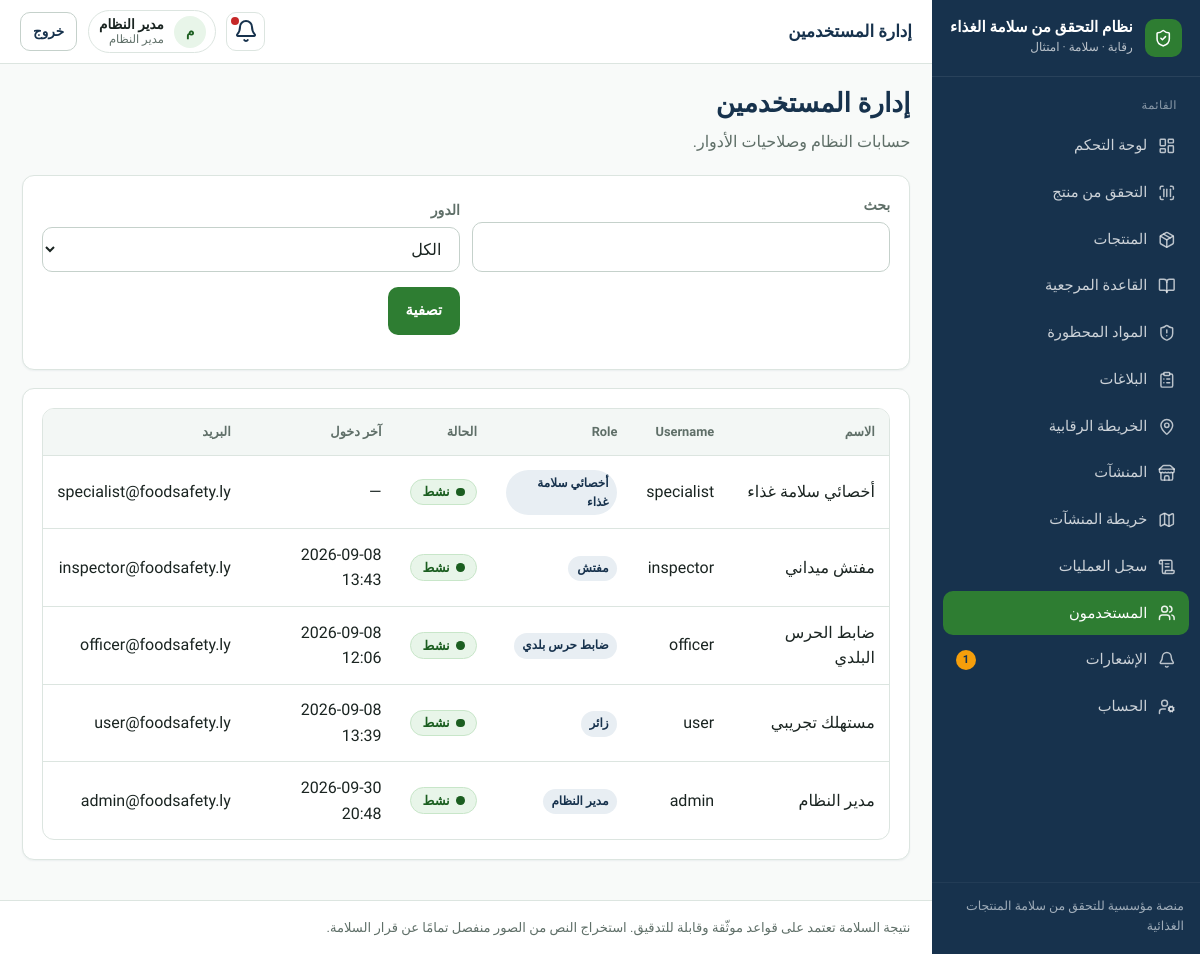
/accounts/users/ (signed in), run on an earlier commit of the app's database.
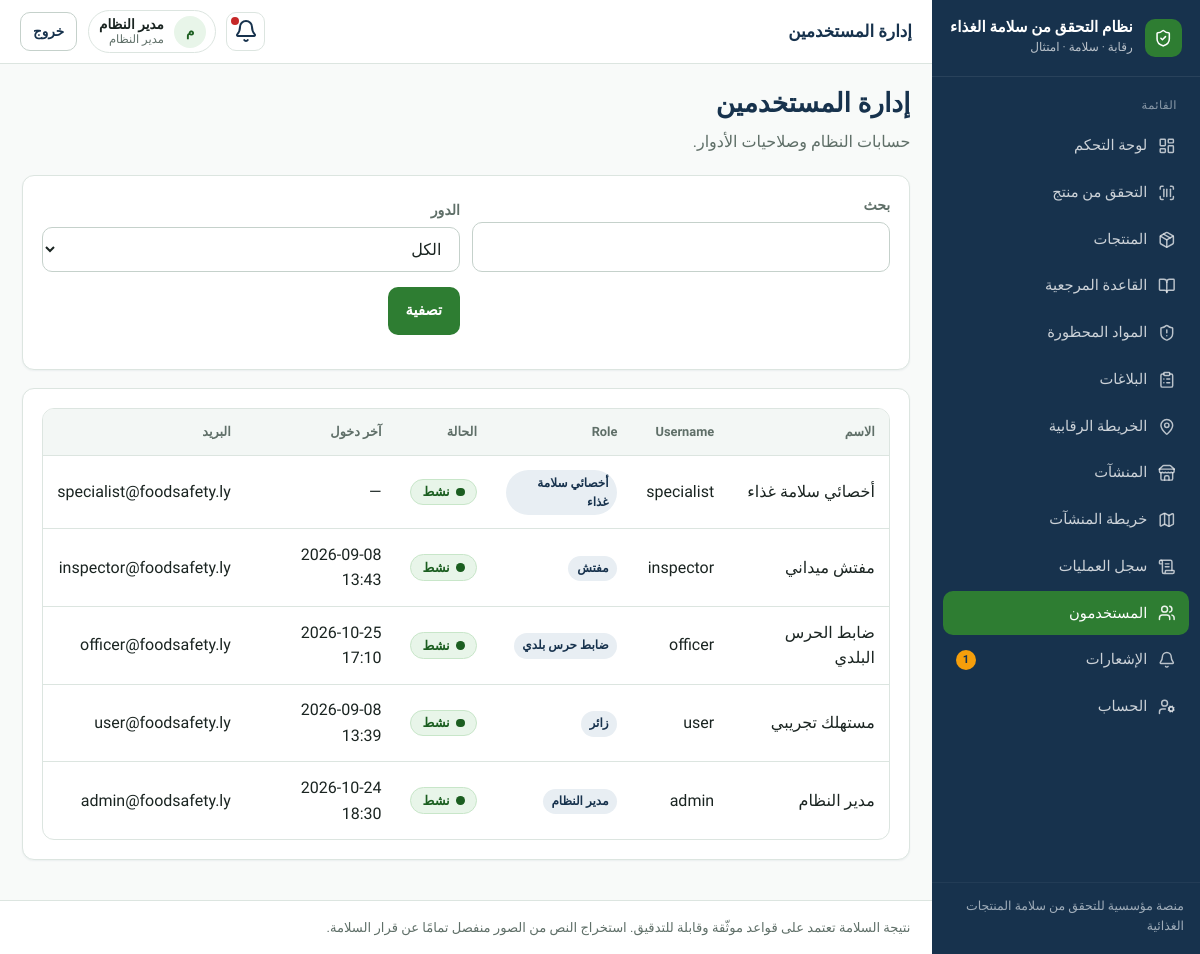
And on a later commit of the database.
### apps/accounts/models.py (models this page shows, shortened)
class User(AbstractUser):
    id = models.UUIDField(primary_key=True, default=uuid.uuid4, editable=False)
    full_name = models.CharField("الاسم الكامل", max_length=150, blank=True)
    phone = models.CharField("الهاتف", max_length=20, blank=True, null=True, unique=True)
    role = models.CharField(
        max_length=32,
        choices=Role.choices,
        default=Role.USER,
        db_index=True,
    )
    preferred_language = models.CharField(
        max_length=2,
        choices=[("ar", "العربية"), ("en", "English")],
        default="ar",
    )
    is_active = models.BooleanField(default=True)
    class Meta:
        verbose_name = "مستخدم"
        verbose_name_plural = "المستخدمون"
        ordering = ["-date_joined"]

### apps/accounts/views.py (the view)
# urls.py: path("users/", user_list, name="users"),
@login_required
def user_list(request):
    if request.user.role != Role.ADMIN and not request.user.is_superuser:
        return redirect("core:home")
    q = request.GET.get("q", "").strip()
    role = request.GET.get("role", "").strip()
    qs = User.objects.all().order_by("-date_joined")
    if q:
        qs = qs.filter(
            Q(username__icontains=q) | Q(full_name__icontains=q) | Q(email__icontains=q)
        )
    if role:
        qs = qs.filter(role=role)
    page = Paginator(qs, 25).get_page(request.GET.get("page"))
    return render(
        request,
        "accounts/users.html",
        {"page_obj": page, "q": q, "role": role, "role_choices": Role.choices},
    )

### apps/core/context_processors.py (called while the page is built)
def _item(label, url_name, icon, match_prefixes=None):
    return {
        "label": label,
        "url_name": url_name,
        "icon": icon,
        "match_prefixes": match_prefixes or [],
    }

### templates/accounts/users.html (shortened to what this page needs)
{% extends "base.html" %}
{% block topbar_title %}إدارة المستخدمين{% endblock %}
{% block content %}
<div class="page-header">
  <div>
    <h1>إدارة المستخدمين</h1>
    <p class="lead">حسابات النظام وصلاحيات الأدوار.</p>
  </div>
</div>
<section class="card panel">
  <form method="get" class="filters">
    <div><label>بحث</label><input type="search" name="q" value="{{ q }}"></div>
    <div>
      <label>الدور</label>
      <select name="role">
        <option value="">الكل</option>
      </select>
    </div>
    <div><button class="btn btn-primary" type="submit">تصفية</button></div>
  </form>
</section>
<section class="card">
  <div class="table-wrap">
    <table class="table">
      <thead>
        <tr><th>الاسم</th><th>Username</th><th>Role</th><th>الحالة</th><th>آخر دخول</th><th>البريد</th></tr>
      </thead>
      <tbody>
        {% for u in page_obj %}
        <tr>
          <td>{{ u.full_name|default:u.username }}</td>
          <td>{{ u.username }}</td>
          <td><span class="role-badge">{{ u.get_role_display }}</span></td>
          <td>{% if u.is_active %}{% include "partials/status_badge.html" with code="SAFE" label="نشط" %}{% else %}{% include "partials/status_badge.html" with code="UNSAFE" label="موقوف" %}{% endif %}</td>
          <td>{{ u.last_login|date:"Y-m-d H:i"|default:"—" }}</td>
          <td>{{ u.email|default:"—" }}</td>
        </tr>
        {% empty %}
        <tr><td colspan="6"><div class="empty-state"><h3>لا مستخدمين</h3></div></td></tr>
        {% endfor %}
      </tbody>
    </table>
  </div>
</section>
{% endblock %}

### templates/base.html (shortened to what this page needs)
{% load static %}
<!DOCTYPE html>
<html lang="ar" dir="rtl">
<head>
  <link rel="stylesheet" href="{% static 'css/design-system.css' %}">
</head>
<body class="{% block body_class %}{% endblock %}">
{% if use_app_shell %}
  <div class="app-shell">
    <aside class="sidebar" id="sidebar">
      <a class="sidebar-brand" href="{% url 'core:home' %}">
        <span class="brand-mark" aria-hidden="true"><i data-lucide="shield-check"></i></span>
        <span class="brand-text">
          <strong>{{ app_name_ar }}</strong>
          <span>رقابة · سلامة · امتثال</span>
        </span>
      </a>
      <nav class="sidebar-nav" aria-label="القائمة الرئيسية">
        <div class="nav-section">
          <div class="nav-section-title">القائمة</div>
          {% for item in nav_items %}
            <a class="nav-link {% if item.active %}active{% endif %}" href="{{ item.url }}">
              <i data-lucide="{{ item.icon }}"></i>
              <span>{{ item.label }}</span>
              {% if item.url_name == 'notifications:list' and unread_notifications %}
                <span class="nav-badge">{{ unread_notifications }}</span>
              {% endif %}
            </a>
          {% endfor %}
        </div>
      </nav>
      <div class="sidebar-footer">منصة مؤسسية للتحقق من سلامة المنتجات الغذائية</div>
    </aside>
    <div class="main-wrap">
      <header class="topbar">
        <div class="topbar-left">
          <div class="page-title-top">{% block topbar_title %}{{ app_name_ar }}{% endblock %}</div>
        </div>
        <div class="topbar-right">
          <a class="icon-btn" href="{% url 'notifications:list' %}" title="الإشعارات" aria-label="الإشعارات">
            <i data-lucide="bell"></i>
            {% if unread_notifications %}<span class="dot"></span>{% endif %}
          </a>
          <div class="user-chip">
            <span class="user-avatar">{{ user.full_name|default:user.username|make_list|first|upper }}</span>
            <span class="user-meta">
              <strong>{{ user.full_name|default:user.username }}</strong>
              <span>{{ user.get_role_display }}</span>
            </span>
          </div>
          <form method="post" action="{% url 'accounts:logout' %}">
            <button class="btn btn-secondary btn-sm" type="submit">خروج</button>
          </form>
        </div>
      </header>
{% endif %}
      <main class="content"{% if not use_app_shell %} style="max-width:1100px;margin:0 auto"{% endif %}>
        {% block content %}{% endblock %}
      </main>
{% if use_app_shell %}
      <footer class="app-footer">
        نتيجة السلامة تعتمد على قواعد موثّقة وقابلة للتدقيق. استخراج النص من الصور منفصل تمامًا عن قرار السلامة.
      </footer>
    </div>
  </div>
{% else %}
  </div>
{% endif %}
</body>
</html>

### templates/partials/status_badge.html (shortened to what this page needs)
<span class="status-badge status-{{ code }}">
  <span class="dot" aria-hidden="true"></span>
  {{ label }}
</span>

What changed in the data, as far as the page shows it:
changed User "مدير النظام": last_login "2026-09-30 20:48" → "2026-10-24 18:30"
changed User "ضابط الحرس البلدي": last_login "2026-09-08 12:06" → "2026-10-25 17:10"
